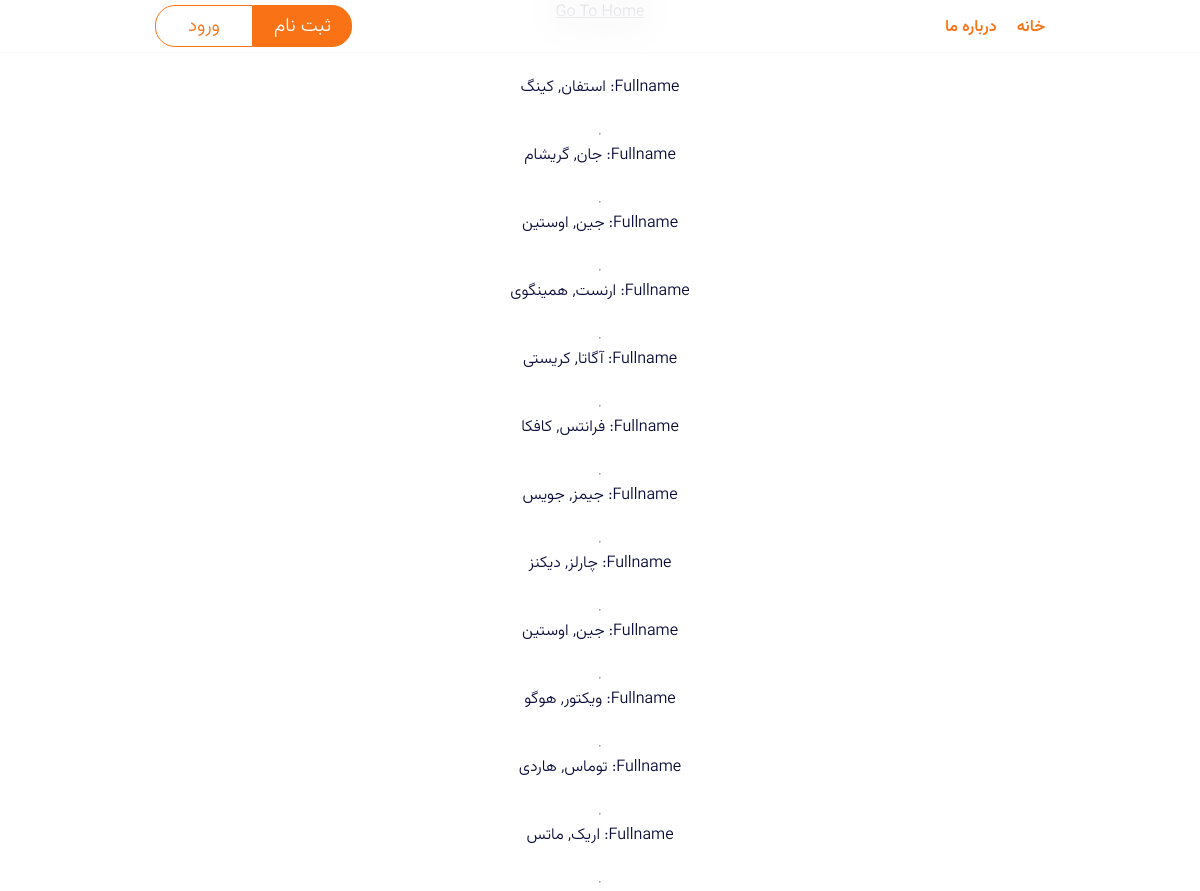
Screenshot of /book/all-authors/ with the database file from the repository.
### book/models.py (models this page shows, shortened)
class Author(models.Model):
    first_name = models.CharField(max_length = 60,
                                  null = False,
                                  blank = False,)
    last_name = models.CharField(max_length = 60,
                                 null = False,
                                 blank = False,)

### book/views.py (the view)
# urls.py: path('all-authors/', views.showAuthors, name = 'allAuthors'),
def showAuthors(request):
    authors = Author.objects.all()
    context= {'authors': authors}
    return render(request, 'book/showAuthors.html', context)

### templates/media/book/showAuthors.html (shortened to what this page needs)
{% extends 'parents/main.html' %}
{% block content %}
    <a href="{% url 'book:home' %}" class="btn btn-outline-warning">Go To Home</a>
    <br><br>
    {% for auhtor in authors %}
        <small>Fullname: <strong>{{ auhtor.first_name }}, {{ auhtor.last_name }}</strong></small><br>
        <hr>
    {% endfor %}
{% endblock %}

### templates/static/asets/style/main-style.css (style rules this page uses)
html, body, div, span, applet, object, iframe, h1, h2, h3, h4, h5, h6, p, blockquote, pre, a, abbr, acronym, address, big, cite, code, del, dfn, em, img, ins, kbd, q, s, samp, small, strike, strong, sub, sup, tt, var, b, u, i, center, dl, dt, dd, ol, ul, li, fieldset, form, label, legend, table, caption, tbody, tfoot, thead, tr, th, td, article, aside, canvas, details, embed, figure, figcaption, footer, header, hgroup, menu, nav, output, ruby, section, summary, time, mark, audio, video { margin: 0; padding: 0; border: 0; font-size: 100%; font: inherit; vertical-align: baseline; color: var(--primary-text); }
* { box-sizing: border-box; }
body { font-family: Vazirmatn300; display: flex; flex-direction: column; justify-content: center; align-items: center; }
html { scale: smooth; }

### templates/static/asets/style/var.css (style rules this page uses)
:root { --primary-blue : #f97316 ; --primary-white :#fff ; --primary-gray:#ccc ; --primary-red : #FF6A6A; --primary-red-hover: #af4848; --primary-text : #080a38; --hover-blue : #ea580c; --active-blue : #c2410c; --card-shadow-gradient : linear-gradient(359deg, rgba(0, 0, 0, 0.88) 2.56%, rgba(0, 0, 0, 0.04) 47.34%, rgba(217, 217, 217, 0.00) 100%); --shadow-header-filter: drop-shadow(8px 8px 15px rgba(0, 0, 0, 0.39)); --shadow-pro-box:0px 4px 4px 0px rgba(0, 0, 0, 0.25) inset, 0px 4px 4px 0px rgba(0, 0, 0, 0.25); --shadow-product:4px 4px 4px 0px rgba(0, 0, 0, 0.25); --border-blue:1px solid var(--primary-blue); }

### rows the page displays
Author: first_name "استفان", last_name "کینگ"
Author: first_name "جان", last_name "گریشام"
Author: first_name "جین", last_name "اوستین"
Author: first_name "ارنست", last_name "همینگوی"
Author: first_name "آگاتا", last_name "کریستی"
Author: first_name "فرانتس", last_name "کافکا"
Author: first_name "جیمز", last_name "جویس"
Author: first_name "چارلز", last_name "دیکنز"
Author: first_name "جین", last_name "اوستین"
Author: first_name "ویکتور", last_name "هوگو"
Author: first_name "توماس", last_name "هاردی"
Author: first_name "اریک", last_name "ماتس"
